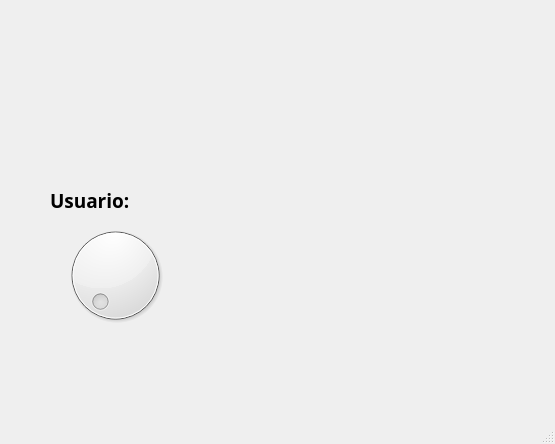
<?xml version="1.0" encoding="UTF-8"?>
<ui version="4.0">
 <class>MainWindow</class>
 <widget class="QMainWindow" name="MainWindow">
  <property name="geometry">
   <rect>
    <x>0</x>
    <y>0</y>
    <width>555</width>
    <height>444</height>
   </rect>
  </property>
  <property name="windowTitle">
   <string>MainWindow</string>
  </property>
  <widget class="QWidget" name="centralwidget">
   <widget class="QLabel" name="label">
    <property name="geometry">
     <rect>
      <x>0</x>
      <y>0</y>
      <width>161</width>
      <height>131</height>
     </rect>
    </property>
    <property name="text">
     <string/>
    </property>
    <property name="pixmap">
     <pixmap resource="../recursos.qrc">:/Logos/Imagenes/logo.png</pixmap>
    </property>
    <property name="scaledContents">
     <bool>true</bool>
    </property>
   </widget>
   <widget class="QLabel" name="label_2">
    <property name="geometry">
     <rect>
      <x>440</x>
      <y>10</y>
      <width>101</width>
      <height>81</height>
     </rect>
    </property>
    <property name="text">
     <string/>
    </property>
    <property name="pixmap">
     <pixmap resource="../recursos.qrc">:/Logos/Imagenes/logo.png</pixmap>
    </property>
    <property name="scaledContents">
     <bool>true</bool>
    </property>
   </widget>
   <widget class="QLabel" name="label_3">
    <property name="geometry">
     <rect>
      <x>440</x>
      <y>320</y>
      <width>111</width>
      <height>81</height>
     </rect>
    </property>
    <property name="text">
     <string/>
    </property>
    <property name="pixmap">
     <pixmap resource="../recursos.qrc">:/Logos/Imagenes/logo.png</pixmap>
    </property>
    <property name="scaledContents">
     <bool>true</bool>
    </property>
   </widget>
   <widget class="QLabel" name="label_4">
    <property name="geometry">
     <rect>
      <x>50</x>
      <y>170</y>
      <width>161</width>
      <height>61</height>
     </rect>
    </property>
    <property name="font">
     <font>
      <family>Agency FB</family>
      <pointsize>14</pointsize>
      <weight>75</weight>
      <bold>true</bold>
     </font>
    </property>
    <property name="text">
     <string>Usuario:</string>
    </property>
   </widget>
   <widget class="QLabel" name="img_persona_4">
    <property name="geometry">
     <rect>
      <x>320</x>
      <y>160</y>
      <width>141</width>
      <height>121</height>
     </rect>
    </property>
    <property name="text">
     <string/>
    </property>
    <property name="pixmap">
     <pixmap resource="../recursos.qrc">:/Logos/Imagenes/logo.png</pixmap>
    </property>
    <property name="scaledContents">
     <bool>true</bool>
    </property>
   </widget>
   <widget class="QDial" name="dial">
    <property name="geometry">
     <rect>
      <x>30</x>
      <y>220</y>
      <width>171</width>
      <height>111</height>
     </rect>
    </property>
   </widget>
  </widget>
  <widget class="QMenuBar" name="menubar">
   <property name="geometry">
    <rect>
     <x>0</x>
     <y>0</y>
     <width>555</width>
     <height>18</height>
    </rect>
   </property>
  </widget>
  <widget class="QStatusBar" name="statusbar"/>
 </widget>
 <resources>
  <include location="../recursos.qrc"/>
 </resources>
 <connections/>
</ui>
